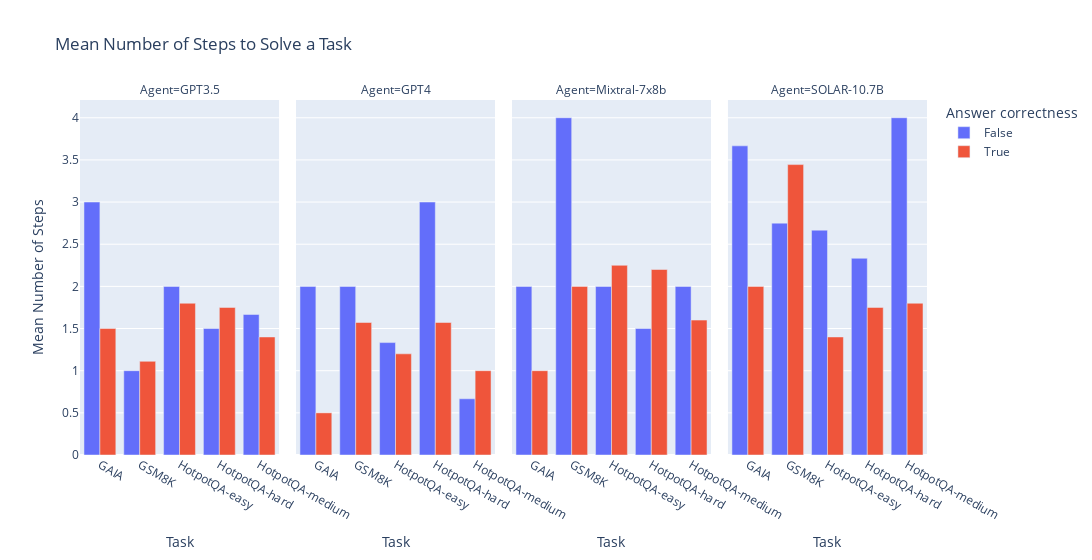

Notebook cell for this chart:
### Code cell
import plotly.express as px

px.bar(
    aggregated_resuts.reset_index(),
    x="task",
    y="number_of_steps",
    facet_col="agent_name",
    color="correct_answer",
    title="Mean Number of Steps to Solve a Task",
    barmode="group",
    labels={
        "agent_name": "Agent",
        "number_of_steps": "Mean Number of Steps",
        "correct_answer": "Answer correctness",
        "task": "Task"
    },
    width=1500,
)

### Figure 1 — Plotly figure (JSON) as saved in the notebook; plotly's stock layout.template omitted (floating-point values rounded to 4 significant figures)
{"data": [{"alignmentgroup": "True", "hovertemplate": "Answer correctness=False<br>Agent=GPT3.5<br>Task=%{x}<br>Mean Number of Steps=%{y}<extra></extra>", "legendgroup": "False", "marker": {"color": "#636efa", "pattern": {"shape": ""}}, "name": "False", "offsetgroup": "False", "orientation": "v", "showlegend": true, "textposition": "auto", "type": "bar", "x": ["GAIA", "GSM8K", "HotpotQA-easy", "HotpotQA-hard", "HotpotQA-medium"], "xaxis": "x", "y": [3, 1, 2, 1.5, 1.667], "yaxis": "y"}, {"alignmentgroup": "True", "hovertemplate": "Answer correctness=False<br>Agent=GPT4<br>Task=%{x}<br>Mean Number of Steps=%{y}<extra></extra>", "legendgroup": "False", "marker": {"color": "#636efa", "pattern": {"shape": ""}}, "name": "False", "offsetgroup": "False", "orientation": "v", "showlegend": false, "textposition": "auto", "type": "bar", "x": ["GAIA", "GSM8K", "HotpotQA-easy", "HotpotQA-hard", "HotpotQA-medium"], "xaxis": "x2", "y": [2, 2, 1.333, 3, 0.6667], "yaxis": "y2"}, {"alignmentgroup": "True", "hovertemplate": "Answer correctness=False<br>Agent=Mixtral-7x8b<br>Task=%{x}<br>Mean Number of Steps=%{y}<extra></extra>", "legendgroup": "False", "marker": {"color": "#636efa", "pattern": {"shape": ""}}, "name": "False", "offsetgroup": "False", "orientation": "v", "showlegend": false, "textposition": "auto", "type": "bar", "x": ["GAIA", "GSM8K", "HotpotQA-easy", "HotpotQA-hard", "HotpotQA-medium"], "xaxis": "x3", "y": [2, 4, 2, 1.5, 2], "yaxis": "y3"}, {"alignmentgroup": "True", "hovertemplate": "Answer correctness=False<br>Agent=SOLAR-10.7B<br>Task=%{x}<br>Mean Number of Steps=%{y}<extra></extra>", "legendgroup": "False", "marker": {"color": "#636efa", "pattern": {"shape": ""}}, "name": "False", "offsetgroup": "False", "orientation": "v", "showlegend": false, "textposition": "auto", "type": "bar", "x": ["GAIA", "GSM8K", "HotpotQA-easy", "HotpotQA-hard", "HotpotQA-medium"], "xaxis": "x4", "y": [3.667, 2.75, 2.667, 2.333, 4], "yaxis": "y4"}, {"alignmentgroup": "True", "hovertemplate": "Answer correctness=True<br>Agent=GPT3.5<br>Task=%{x}<br>Mean Number of Steps=%{y}<extra></extra>", "legendgroup": "True", "marker": {"color": "#EF553B", "pattern": {"shape": ""}}, "name": "True", "offsetgroup": "True", "orientation": "v", "showlegend": true, "textposition": "auto", "type": "bar", "x": ["GAIA", "GSM8K", "HotpotQA-easy", "HotpotQA-hard", "HotpotQA-medium"], "xaxis": "x", "y": [1.5, 1.111, 1.8, 1.75, 1.4], "yaxis": "y"}, {"alignmentgroup": "True", "hovertemplate": "Answer correctness=True<br>Agent=GPT4<br>Task=%{x}<br>Mean Number of Steps=%{y}<extra></extra>", "legendgroup": "True", "marker": {"color": "#EF553B", "pattern": {"shape": ""}}, "name": "True", "offsetgroup": "True", "orientation": "v", "showlegend": false, "textposition": "auto", "type": "bar", "x": ["GAIA", "GSM8K", "HotpotQA-easy", "HotpotQA-hard", "HotpotQA-medium"], "xaxis": "x2", "y": [0.5, 1.571, 1.2, 1.571, 1], "yaxis": "y2"}, {"alignmentgroup": "True", "hovertemplate": "Answer correctness=True<br>Agent=Mixtral-7x8b<br>Task=%{x}<br>Mean Number of Steps=%{y}<extra></extra>", "legendgroup": "True", "marker": {"color": "#EF553B", "pattern": {"shape": ""}}, "name": "True", "offsetgroup": "True", "orientation": "v", "showlegend": false, "textposition": "auto", "type": "bar", "x": ["GAIA", "GSM8K", "HotpotQA-easy", "HotpotQA-hard", "HotpotQA-medium"], "xaxis": "x3", "y": [1, 2, 2.25, 2.2, 1.6], "yaxis": "y3"}, {"alignmentgroup": "True", "hovertemplate": "Answer correctness=True<br>Agent=SOLAR-10.7B<br>Task=%{x}<br>Mean Number of Steps=%{y}<extra></extra>", "legendgroup": "True", "marker": {"color": "#EF553B", "pattern": {"shape": ""}}, "name": "True", "offsetgroup": "True", "orientation": "v", "showlegend": false, "textposition": "auto", "type": "bar", "x": ["GAIA", "GSM8K", "HotpotQA-easy", "HotpotQA-hard", "HotpotQA-medium"], "xaxis": "x4", "y": [2, 3.444, 1.4, 1.75, 1.8], "yaxis": "y4"}], "layout": {"annotations": [{"font": {}, "showarrow": false, "text": "Agent=GPT3.5", "x": 0.1175, "xanchor": "center", "xref": "paper", "y": 1, "yanchor": "bottom", "yref": "paper"}, {"font": {}, "showarrow": false, "text": "Agent=GPT4", "x": 0.3725, "xanchor": "center", "xref": "paper", "y": 1, "yanchor": "bottom", "yref": "paper"}, {"font": {}, "showarrow": false, "text": "Agent=Mixtral-7x8b", "x": 0.6275, "xanchor": "center", "xref": "paper", "y": 1, "yanchor": "bottom", "yref": "paper"}, {"font": {}, "showarrow": false, "text": "Agent=SOLAR-10.7B", "x": 0.8825, "xanchor": "center", "xref": "paper", "y": 1, "yanchor": "bottom", "yref": "paper"}], "barmode": "group", "legend": {"title": {"text": "Answer correctness"}, "tracegroupgap": 0}, "title": {"text": "Mean Number of Steps to Solve a Task"}, "width": 1500, "xaxis": {"anchor": "y", "domain": [0, 0.235], "title": {"text": "Task"}}, "xaxis2": {"anchor": "y2", "domain": [0.255, 0.49], "matches": "x", "title": {"text": "Task"}}, "xaxis3": {"anchor": "y3", "domain": [0.51, 0.745], "matches": "x", "title": {"text": "Task"}}, "xaxis4": {"anchor": "y4", "domain": [0.765, 1.0], "matches": "x", "title": {"text": "Task"}}, "yaxis": {"anchor": "x", "domain": [0, 1], "title": {"text": "Mean Number of Steps"}}, "yaxis2": {"anchor": "x2", "domain": [0, 1], "matches": "y", "showticklabels": false}, "yaxis3": {"anchor": "x3", "domain": [0, 1], "matches": "y", "showticklabels": false}, "yaxis4": {"anchor": "x4", "domain": [0, 1], "matches": "y", "showticklabels": false}}}
